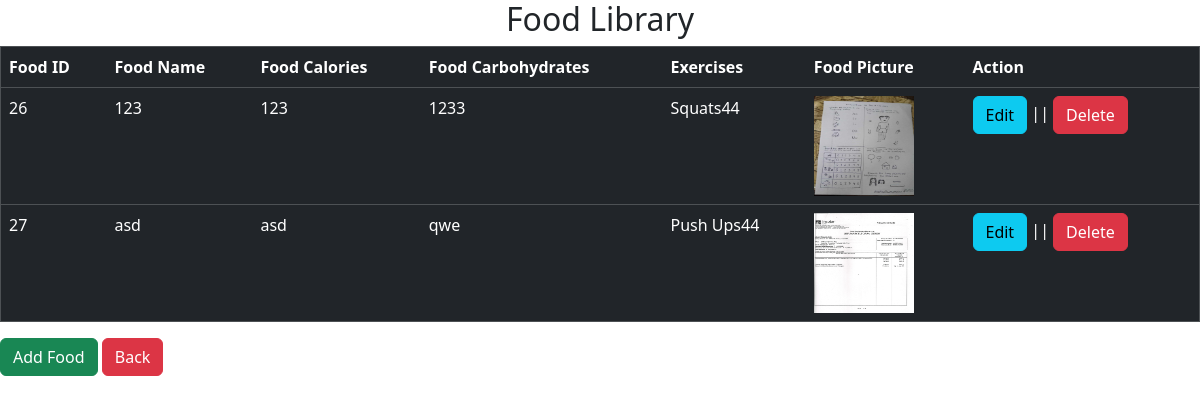
Page /foodlibrary.php (signed in) on the committed database.
### tables this page shows
CREATE TABLE `food_library` (
  `food_id` int(11) NOT NULL,
  `user_id` int(11) NOT NULL,
  `food_name` varchar(20) NOT NULL,
  `food_calories` varchar(20) NOT NULL,
  `food_carbohydrates` varchar(20) NOT NULL,
  `exercise` varchar(255) NOT NULL,
  `food_picture` varchar(255) NOT NULL
);

### foodlibrary.php (the view, shortened to what this page needs)
<?php require 'connection.php';?>
<!DOCTYPE html>
<html lang="en">
<head>
    <link rel="stylesheet" href="bootstrap.css">
</head>
<body>
<h2 style="text-align: center;">Food Library</h2>
<table border="1" class="table table-dark">
	<b>
		<th>Food ID</th>
		<th>Food Name</th>
		<th>Food Calories</th>
		<th>Food Carbohydrates</th>
		<th>Exercises</th>
		<th>Food Picture</th>
		<th>Action</th>
        <?php
        $sql = "SELECT * FROM food_library";
        $result = $conn->query($sql);
	if($result->num_rows > 0){
		while($row = $result -> fetch_assoc()){
			echo "<tr>";
			echo "<td>".$row["food_id"]."</td>";
			echo "<td>".$row["food_name"]."</td>";
			echo "<td>".$row["food_calories"]."</td>";
			echo "<td>".$row["food_carbohydrates"]."</td>";
			echo "<td>".$row["exercise"]."</td>";
			echo "<td><img src='".$row["food_picture"]."' width='100' height='100'></td>";
			echo "<td><a href='update.php?food_id=".$row["food_id"]."'  class='btn btn-info'>Edit</a> || <button class='btn btn-danger'>Delete</button></td>";
			echo "</tr>";
		}
	} else{
		echo "<tr><td colspan = '7'> No records found</td></tr>";
	}
?>
</table>
<a href="addfood.php" class="btn btn-success">Add Food</a>
<a href="dashboard.php" class="btn btn-danger" >Back</a>
</body>
</html>

### rows in the picture
food_library: food_id "26", food_name "123", food_calories "123", food_carbohydrates "1233", exercise "Squats44", food_picture (picture)
food_library: food_id "27", food_name "asd", food_calories "asd", food_carbohydrates "qwe", exercise "Push Ups44", food_picture (picture)
